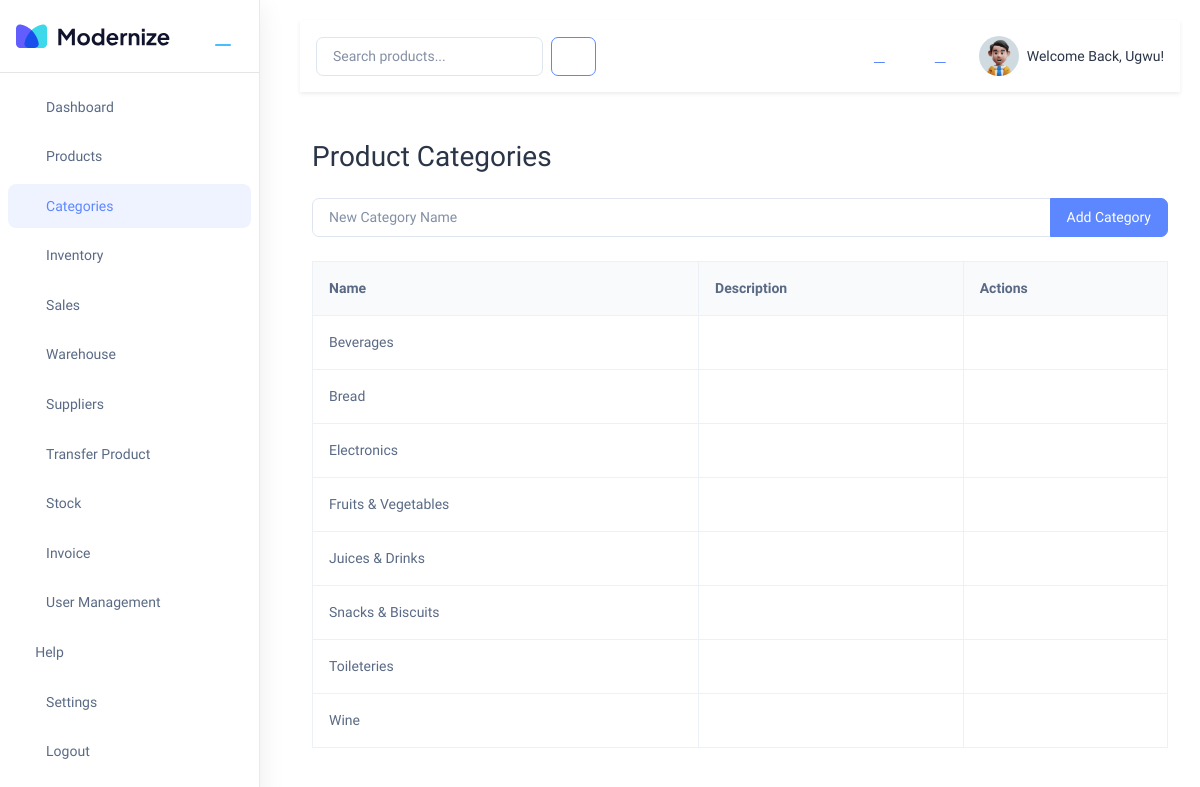
The app's page /products/categories/ (signed in) with its own data.
### accounts/models.py (models this page shows, shortened)
class User(AbstractUser):
    phone_number = models.CharField(max_length=15, blank=True)
    address = models.TextField(blank=True)
    profile_picture = models.ImageField(upload_to='profiles/', blank=True, null=True)
    role = models.ForeignKey(
        Role,
        on_delete=models.SET_NULL,
        null=True,
        blank=True,
        related_name='users'
    )
    department = models.ForeignKey(
        Department,
        on_delete=models.SET_NULL,
        null=True,
        blank=True,
        related_name='users'
    )
    class Meta:
        permissions = [
            ("can_view_dashboard", "Can view dashboard"),
            ("can_manage_inventory", "Can manage inventory"),
            ("can_manage_sales", "Can manage sales"),
            ("can_manage_purchases", "Can manage purchases"),
            ("can_manage_users", "Can manage users"),
            ("can_view_reports", "Can view reports"),
            ("can_process_sales", "Can process sales"),
        ]

### products/models.py (models this page shows, shortened)
class Category(models.Model):
    name = models.CharField(max_length=100, unique=True)
    slug = models.SlugField(max_length=100, unique=True, blank=True)
    description = models.TextField(blank=True)
    created_at = models.DateTimeField(auto_now_add=True)
    updated_at = models.DateTimeField(auto_now=True)
    class Meta:
        verbose_name_plural = 'Categories'
        ordering = ['name']

### products/views.py (the view)
# urls.py: path('categories/', views.category_list, name='category_list'),
@login_required
def category_list(request):
    if request.method == 'POST':
        name = request.POST.get('name')
        if name:
            Category.objects.get_or_create(name=name)
    categories = Category.objects.all()
    return render(request, 'products/category_list.html', {'categories': categories})

### products/templates/products/category_list.html (shortened to what this page needs)
{% extends 'main/base.html' %}
{% load static %}
{% block extra_css %}
<link rel="stylesheet" href="{% static 'css/product-content.css' %}">
{% endblock %}
{% block body %}
<div class="container mt-5">
    <h2 class="mb-4">Product Categories</h2>
    <form method="post" class="mb-4" id="addCategoryForm">
        <div class="input-group">
            <input type="text" name="name" class="form-control" placeholder="New Category Name" required>
            <button class="btn btn-primary" type="submit">Add Category</button>
        </div>
    </form>
    <table class="table table-bordered">
        <thead>
            <tr>
                <th>Name</th>
                <th>Description</th>
                <th>Actions</th>
            </tr>
        </thead>
        <tbody>
            {% for category in categories %}
            <tr>
                <td>{{ category.name }}</td>
                <td>{{ category.description }}</td>
                <td></td>
            </tr>
            {% empty %}
            <tr><td colspan="3">No categories found.</td></tr>
            {% endfor %}
        </tbody>
    </table>
</div>
{% endblock %}

### main/templates/main/base.html (shortened to what this page needs)
{% load static %}
<!doctype html>
<html lang="en">
<head>
    <link rel="stylesheet" href="{% static 'libs/simplebar/dist/simplebar.min.css' %}" />
    <link rel="stylesheet" href="{% static 'css/styles.min.css' %}" />
    <link rel="stylesheet" href="{% static 'css/styles.css' %}" />
    <link rel="stylesheet" href="{% static 'css/sidebar-toggle.css' %}" />
    <link rel="stylesheet" href="{% static 'css/sidebar-submenu.css' %}">
    {% block extra_css %}{% endblock %}
</head>
<body>
    <div class="page-wrapper d-flex{% if not request.user.is_authenticated %} auth-layout{% endif %}" id="main-wrapper" data-sidebartype="full">
        {% if request.user.is_authenticated %}
            {% block navigation %}
            {% include 'main/includes/navigation.html' %}
            {% endblock %}
        {% endif %}
        <div class="body-wrapper flex-grow-1" id="shared-content-wrapper">
            {% if request.user.is_authenticated %}
            <header class="shared-header d-flex justify-content-between align-items-center gap-3 p-3 bg-white shadow-sm">
                <form class="d-flex gap-2" method="get" action="{% url 'products:product_list' %}" role="search">
                    <input class="form-control" name="search" type="search" placeholder="Search products..." aria-label="Search products">
                    <button class="btn btn-outline-primary" type="submit" aria-label="Search">
                        <i class="ti ti-search"></i>
                    </button>
                </form>
                <div class="d-flex align-items-center gap-3">
                    <a href="{% url 'accounts:settings' %}#notifications" class="btn btn-link" aria-label="Notifications"><i class="ti ti-bell"></i></a>
                    <a href="{% url 'accounts:settings' %}#messages" class="btn btn-link" aria-label="Messages"><i class="ti ti-mail"></i></a>
                    <a href="{% url 'accounts:settings' %}" class="d-flex align-items-center text-decoration-none text-dark">
                        {% if request.user.profile_picture %}
                        <img src="{{ request.user.profile_picture.url }}" alt="Profile" class="rounded-circle me-2" width="40" height="40">
                        {% else %}
                        <img src="{% static 'images/profile/user-1.jpg' %}" alt="Profile" class="rounded-circle me-2" width="40" height="40">
                        {% endif %}
                        <span>Welcome Back, {{ request.user.get_short_name|default:request.user.username }}!</span>
                    </a>
                </div>
            </header>
            {% endif %}
            {% block body %}{% endblock %}
        </div>
    </div>
</body>
</html>

### static/css/sidebar-toggle.css (style rules this page uses)
.left-sidebar, .logo-img img, .sidebar-nav .hide-menu, .sidebar-nav .nav-small-cap, .body-wrapper { transition: all 0.3s ease; }
.body-wrapper { min-width: 0; transition: margin-left 0.3s ease; }
#main-wrapper { display: flex !important; flex-direction: row !important; align-items: stretch; width: 100%; gap: 1.25rem; overflow: hidden; }
#main-wrapper > .body-wrapper { position: relative !important; flex: 1 1 auto; min-width: 0; width: auto; margin: 0 !important; z-index: 0; }
#main-wrapper { gap: 1.25rem; }

### static/css/product-content.css (style rules this page uses)
.table { margin-bottom: 0; }
.table th { font-weight: 600; background-color: #f8fafc; padding: 1rem; white-space: nowrap; }
.table td { padding: 1rem; vertical-align: middle; }

### records on screen
User: user.get_short_name "Ugwu"
Category: name "Beverages"
Category: name "Bread"
Category: name "Electronics"
Category: name "Fruits & Vegetables"
Category: name "Juices & Drinks"
Category: name "Snacks & Biscuits"
Category: name "Toileteries"
Category: name "Wine"
